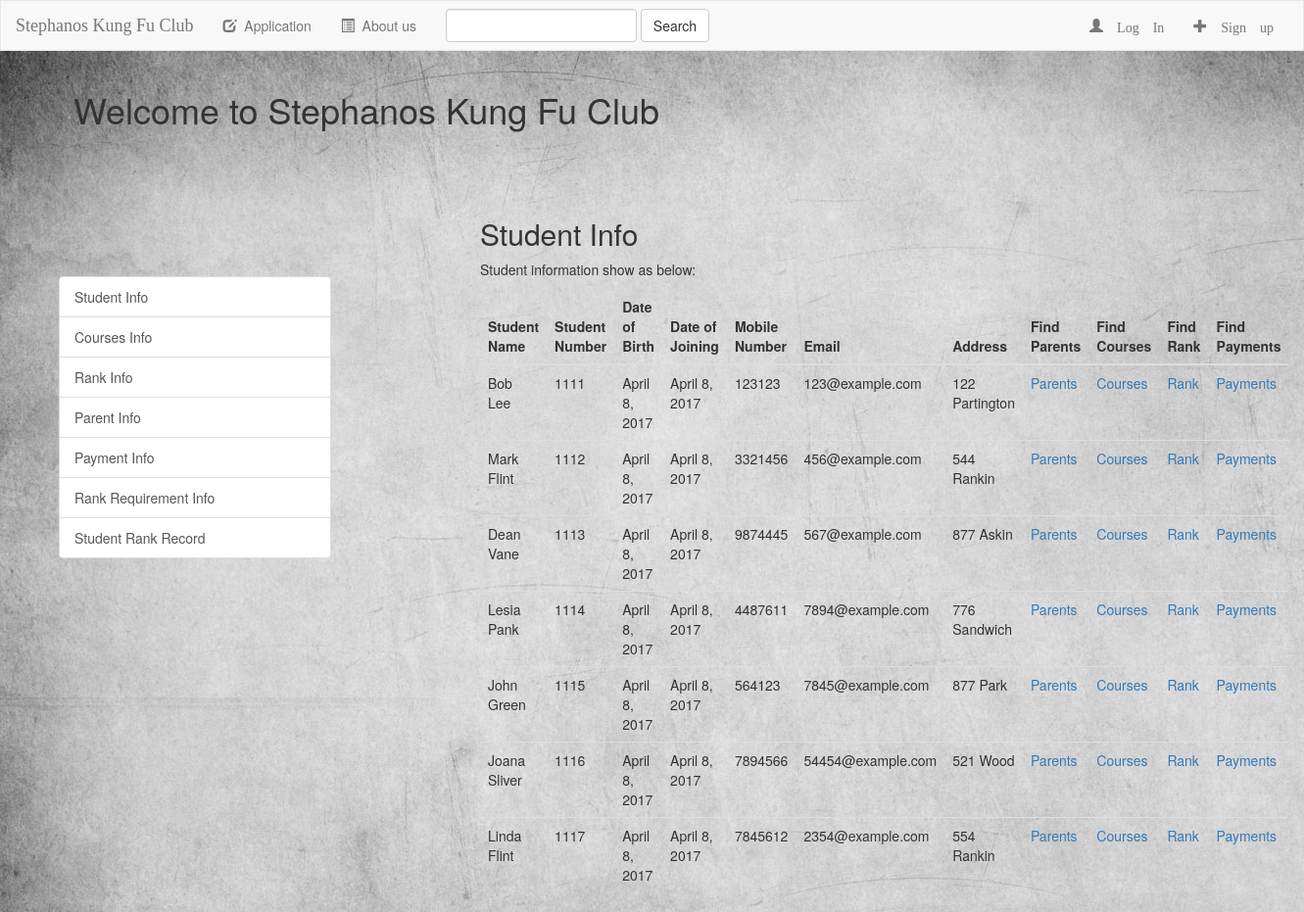
Page /skf/student/ on the earlier database version.
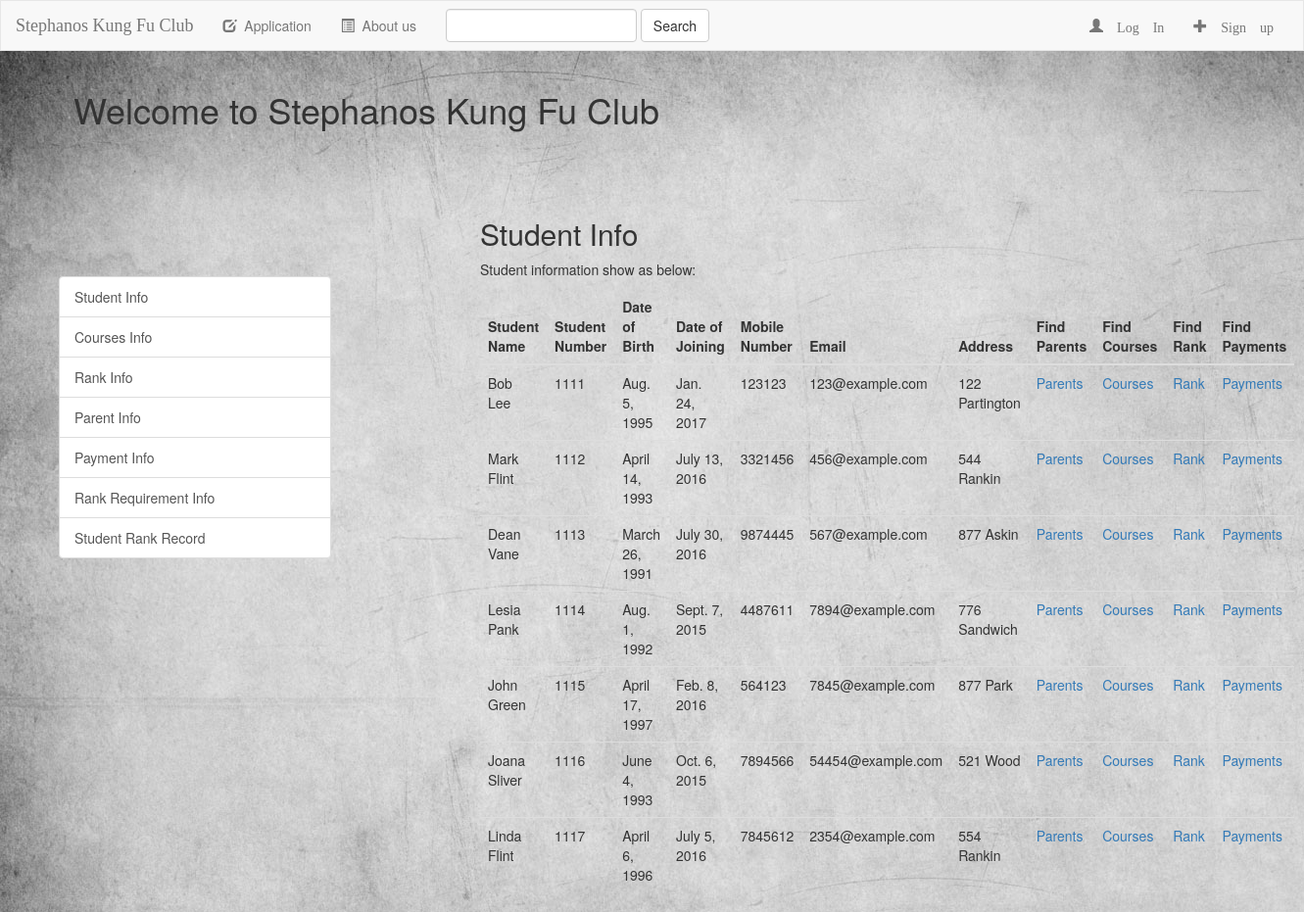
Same page on the later database version.
### skf/models.py (models this page shows, shortened)
class Student(models.Model):
    student_num = models.CharField(max_length=500, primary_key=True)
    name = models.CharField(max_length=500)
    dob = models.DateField(editable=True, blank=True)
    djs = models.DateField(editable=True, blank=True)
    mobile = models.CharField(max_length=500)
    email = models.CharField(max_length=500)
    address = models.CharField(max_length=500)

### skf/views.py (the view)
class StudentView(generic.ListView):
    context_object_name = "students"
    template_name = 'skf/student.html'
    def get_queryset(self):
        return Student.objects.all()

### skf/templates/skf/student.html (shortened to what this page needs)
{% extends "skf/base.html" %}
{% block body %}
    <h2>Student Info</h2>
    <p>Student information show as below:</p>
    <table class="table table-hover">
        <thead>
        <tr>
            <th>Student Name</th>
            <th>Student Number</th>
            <th>Date of Birth</th>
            <th>Date of Joining</th>
            <th>Mobile Number</th>
            <th>Email</th>
            <th>Address</th>
            <th>Find Parents</th>
            <th>Find Courses</th>
            <th>Find Rank</th>
            <th>Find Payments</th>
        </tr>
        </thead>
        <tbody>
        {% for student in students %}
            <tr>
                <td>{{ student.name }}</td>
                <td>{{ student.student_num }}</td>
                <td>{{ student.dob }}</td>
                <td>{{ student.djs }}</td>
                <td>{{ student.mobile }}</td>
                <td>{{ student.email }}</td>
                <td>{{ student.address }}</td>
                <td><a href="{% url 'skf:stu_parent' student.student_num %}">Parents</a></td>
                <td><a href="{% url 'skf:stu_course' student.student_num %}">Courses</a></td>
                <td><a href="{% url 'skf:stu_rank' student.student_num %}">Rank</a></td>
                <td><a href="{% url 'skf:stu_payment' student.student_num %}">Payments</a></td>
            </tr>
        {% endfor %}
        </tbody>
    </table>
{% endblock %}

### skf/templates/skf/base.html (shortened to what this page needs)
<!DOCTYPE html>
<html lang="en" xmlns="http://www.w3.org/1999/html">
<head>
    {% load staticfiles %}
    <link rel="stylesheet" href="https://maxcdn.bootstrapcdn.com/bootstrap/3.3.7/css/bootstrap.min.css">
    <link rel="stylesheet" type="text/css" href="{% static "skf/bootstrap.css" %}"/>
    <link rel="stylesheet" type="text/css" href="{% static "skf/style.css" %}"/>
</head>
<body>
<nav class="navbar navbar-default">
    <div class="container-fluid">
        <div class="navbar-header">
            <a class="navbar-brand" href="{% url 'skf:index' %}">Stephanos Kung Fu Club</a>
        </div>
        <div class="collapse navbar-collapse" id="topNavBar">
            <ul class="nav navbar-nav">
                <li class="">
                    <a href="{% url 'skf:index' %}">
                        <span class="glyphicon glyphicon-edit" aria-hidden="true"></span>&nbsp; Application
                    </a>
                </li>
                <li class="">
                    <a href="{% url 'skf:index' %}">
                        <span class="glyphicon glyphicon-list-alt" aria-hidden="true"></span>&nbsp; About us
                    </a>
                </li>
            </ul>
            <form class="navbar-form navbar-left" role="search" method="get" action="#">
                <div class="form-group">
                    <input type="text" class="form-control" name="q" value="">
                </div>
                <button type="submit" class="btn btn-default">Search</button>
            </form>
            <ul class="nav navbar-nav navbar-right">
                <li class="">
                    <a href="#">
                        <span class="glyphicon glyphicon-user" aria-hidden="true">&nbsp;Log In</span>
                    </a>
                </li>
                <li class="">
                    <a href="#">
                        <span class="glyphicon glyphicon-plus" aria-hidden="true">&nbsp;Sign up</span>
                    </a>
                </li>
            </ul>
        </div>
    </div>
</nav>
<div class="container" id="body-container">
    <div class="row">
        <div class="col-md-12">
            <h1>Welcome to Stephanos Kung Fu Club</h1>
        </div>
    </div>
    <div class="row">
        <div class="list-group  col-md-3" id="list-view">
            <a href="{% url 'skf:student' %}" class="list-group-item">Student Info</a>
            <a href="{% url 'skf:course' %}" class="list-group-item">Courses Info</a>
            <a href="{% url 'skf:rank' %}" class="list-group-item">Rank Info</a>
            <a href="{% url 'skf:parent' %}" class="list-group-item">Parent Info</a>
            <a href="{% url 'skf:payment' %}" class="list-group-item">Payment Info</a>
            <a href="{% url 'skf:rank_requirement' %}" class="list-group-item">Rank Requirement Info</a>
            <a href="{% url 'skf:rank_record' %}" class="list-group-item">Student Rank Record</a>
        </div>
        <div class="col-md-8" id="table-view">
            {% block body %}
            {% endblock %}
        </div>
    </div>
</div>
</body>
</html>

### skf/static/skf/style.css (style rules this page uses)
body { background: white url("images/background.jpg"); }
.navbar { border-radius: 0; }
.navbar-brand { font-family: cursive; }
#body-container { margin-left: 60px; }
#table-view { padding-left: 40px; float: right; }
#list-view { padding-top: 80px; }

Differences in the rows shown:
changed Student "Bob Lee": dob "April 8, 2017" → "Aug. 5, 1995"; djs "April 8, 2017" → "Jan. 24, 2017"
changed Student "Mark Flint": dob "April 8, 2017" → "April 14, 1993"; djs "April 8, 2017" → "July 13, 2016"
changed Student "Dean Vane": dob "April 8, 2017" → "March 26, 1991"; djs "April 8, 2017" → "July 30, 2016"
changed Student "Lesia Pank": dob "April 8, 2017" → "Aug. 1, 1992"; djs "April 8, 2017" → "Sept. 7, 2015"
changed Student "John Green": dob "April 8, 2017" → "April 17, 1997"; djs "April 8, 2017" → "Feb. 8, 2016"
changed Student "Joana Sliver": dob "April 8, 2017" → "June 4, 1993"; djs "April 8, 2017" → "Oct. 6, 2015"
changed Student "Linda Flint": dob "April 8, 2017" → "April 6, 1996"; djs "April 8, 2017" → "July 5, 2016"
